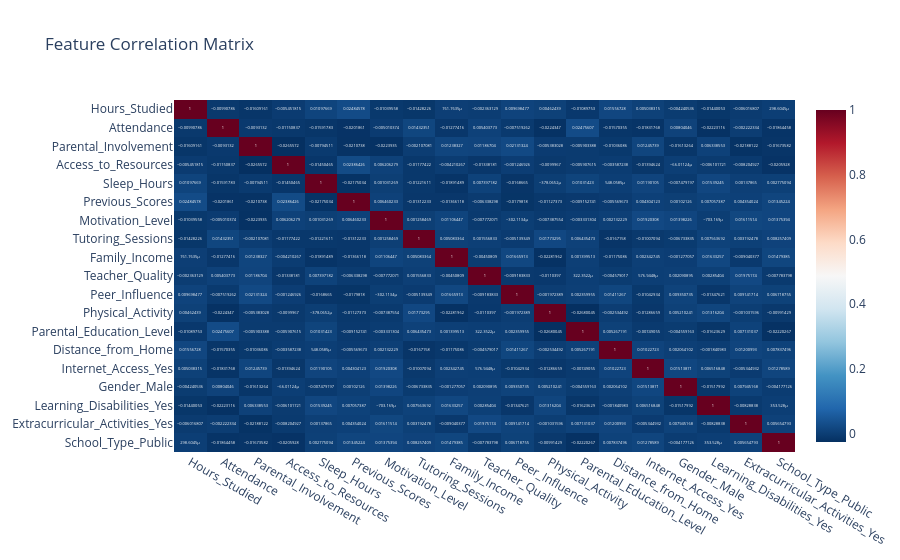

Notebook source saved alongside this figure:
### Code cell
# Calculate correlation matrix
# We use the ORIGINAL (unscaled) X dataframe so we see the real relationships
corr_matrix = X.corr()

# Create a Heatmap
fig = px.imshow(corr_matrix,
                text_auto=True,
                aspect="auto",
                color_continuous_scale='RdBu_r', # Red-Blue diverging scale
                title="Feature Correlation Matrix"
               )
fig.show()

### Figure 1 — Plotly figure (JSON) as saved in the notebook; plotly's stock layout.template omitted (floating-point values rounded to 4 significant figures; data arrays with more than 128 entries replaced by an {"elided": "..."} marker saying what was removed)
{"data": [{"coloraxis": "coloraxis", "hovertemplate": "x: %{x}<br>y: %{y}<br>color: %{z}<extra></extra>", "name": "0", "texttemplate": "%{z}", "type": "heatmap", "x": ["Hours_Studied", "Attendance", "Parental_Involvement", "Access_to_Resources", "Sleep_Hours", "Previous_Scores", "Motivation_Level", "Tutoring_Sessions", "Family_Income", "Teacher_Quality", "Peer_Influence", "Physical_Activity", "Parental_Education_Level", "Distance_from_Home", "Internet_Access_Yes", "Gender_Male", "Learning_Disabilities_Yes", "Extracurricular_Activities_Yes", "School_Type_Public"], "xaxis": "x", "y": ["Hours_Studied", "Attendance", "Parental_Involvement", "Access_to_Resources", "Sleep_Hours", "Previous_Scores", "Motivation_Level", "Tutoring_Sessions", "Family_Income", "Teacher_Quality", "Peer_Influence", "Physical_Activity", "Parental_Education_Level", "Distance_from_Home", "Internet_Access_Yes", "Gender_Male", "Learning_Disabilities_Yes", "Extracurricular_Activities_Yes", "School_Type_Public"], "yaxis": "y", "z": {"elided": "19x19 float values"}}], "layout": {"coloraxis": {"colorscale": [[0, "rgb(5,48,97)"], [0.1, "rgb(33,102,172)"], [0.2, "rgb(67,147,195)"], [0.3, "rgb(146,197,222)"], [0.4, "rgb(209,229,240)"], [0.5, "rgb(247,247,247)"], [0.6, "rgb(253,219,199)"], [0.7, "rgb(244,165,130)"], [0.8, "rgb(214,96,77)"], [0.9, "rgb(178,24,43)"], [1, "rgb(103,0,31)"]]}, "title": {"text": "Feature Correlation Matrix"}, "xaxis": {"anchor": "y", "domain": [0, 1]}, "yaxis": {"anchor": "x", "autorange": "reversed", "domain": [0, 1]}}}
